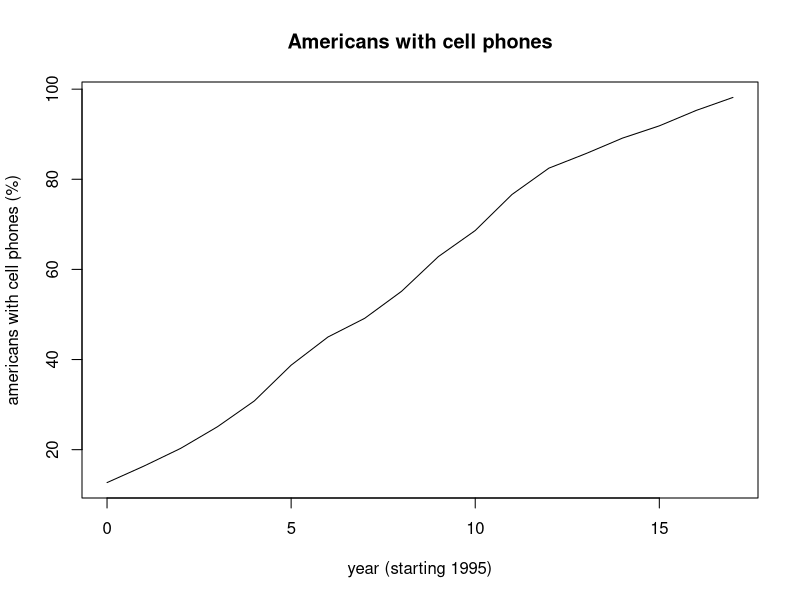

The R source for this figure: (Note: this script raises an error after producing the figure.)
## ---- chunk 1
knitr::opts_chunk$set(echo = TRUE, warning = FALSE, message = FALSE)
## ---- chunk 2
# Type your code here (and delete these comments)
x = c(0, 1, 2, 3, 4, 5, 6, 7, 8, 9, 10, 11, 12, 13, 14, 15, 16, 17)
y = c(12.69, 16.35, 20.29, 25.09, 30.81, 38.75, 45.00, 49.16, 55.15, 62.852, 68.63, 76.64, 82.47, 85.68, 89.14, 91.86, 95.28, 98.17)

plot(x, y, 'l', main = "Americans with cell phones", xlab = 'year (starting 1995)', ylab = 'americans with cell phones (%)')
# NOTE: R will not run any code after the # sign. Text after # are meant to be comments you use to explain what the code is doing. It is good practice to comment each line of code, so that you can refer back to it down the road.
## ---- chunk 3
N_0 = 12.69
B = 100
## ---- chunk 4
r0=0.25
r1=0.27
r2=0.29
r3=0.31

y = (N_0*B)/(N_0 + (B-N_0)*exp(-r0*x))
#x1 = c(0,)
y1 = (N_0*B)/(N_0 + (B-N_0)*exp(-r1*x1))


## ---- chunk 5
# Type your code here (and delete these comments)
